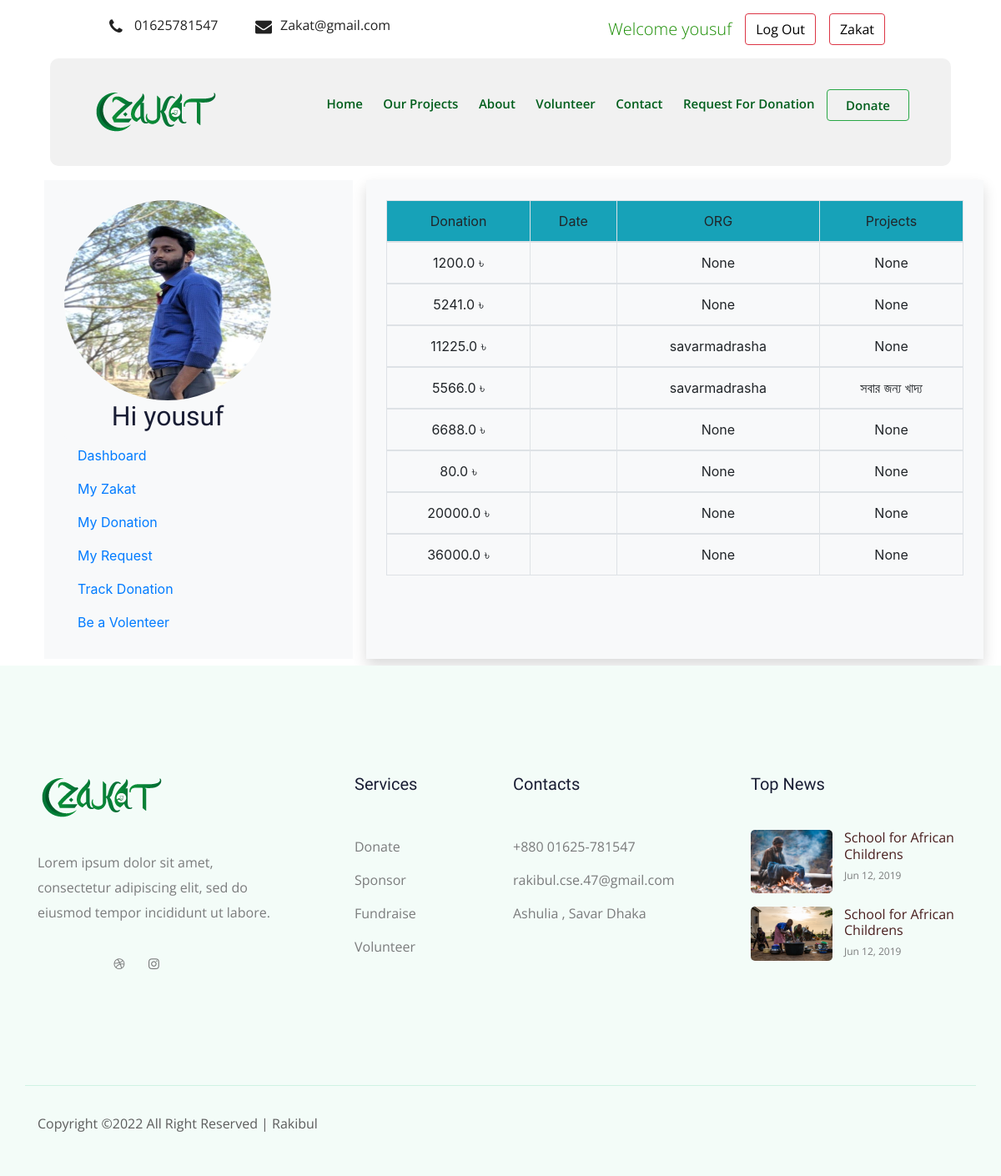
Page /profile/showdonation/ (signed in) on the committed database.
### Profile/models.py (models this page shows, shortened)
class Donor(models.Model):
    user = models.OneToOneField(User, null=True, on_delete=models.SET_NULL)
    donorName = models.CharField(max_length=20,null=True)
    donorGender = models.CharField(choices=GENDER_OPTIONS, max_length=20,null=True)
    donorPhone = models.IntegerField(blank=False,null=True)
    donorEmail = models.EmailField(blank=False,null=True)
    donorAddress = models.TextField(default=None,null=True)
    donorAvatar = models.ImageField(upload_to='donor',null=True)

class Organization(models.Model):
    user = models.OneToOneField(User, null=True, on_delete=models.CASCADE)
    orgName = models.CharField(blank=False, max_length=40)
    orgOwnerName = models.CharField(blank=False, max_length=20)
    orgPhone = models.CharField(blank=False, max_length=11)
    orgEmail = models.EmailField(blank=False)
    orgAddress = models.TextField(blank=False, default=None)
    orgDescription = models.TextField(default="")
    orgDocument = models.ImageField(upload_to='Verifications')
    def __str__(self):
        return str(self.user)

### Donations/models.py (models this page shows, shortened)
class Donation(models.Model):
    user = models.ForeignKey(Donor, on_delete=models.SET_NULL, null=True)
    firstName = models.CharField(max_length=15, null=False)
    lastName = models.CharField(max_length=15)
    address = models.CharField(max_length=50, null=False)
    phone = models.CharField(max_length=11, blank=False,)
    donationMoney = models.FloatField(blank=False, null=False)
    organizationDonation = models.ForeignKey(Organization, on_delete=models.CASCADE,null=True,blank=True)
    projectDonation = models.ForeignKey(ProjectDonation, on_delete=models.CASCADE,null=True,blank=True)

class ProjectDonation(models.Model):
    projectName = models.CharField(max_length=20)
    projectTargetPrice = models.IntegerField()
    projectDescriptions = models.TextField(blank=False, default=None)
    projectImage = models.ImageField(
        upload_to='media/', null=False, default="")
    def __str__(self):
        return self.projectName

### Profile/views.py (the view)
# urls.py: path('showdonation/', ShowDonation, name='showdonation'),
def ShowDonation(request):
    donor = Donor.objects.filter(user__id=request.user.id)
    donationData = Donation.objects.filter(user__user_id=request.user.id)
    context = {
        'donationData': donationData,
        'donor': donor,
    }
    return render(request, 'profile/profilePages/showdonation.html', context)

### templates/profile/profilePages/showdonation.html
{% extends 'profile/baseProfile.html' %}
{% load static %}
{% block Zakat %}
    <div class="content justify-content-center d-flex">
        <table class="table table-bordered p-3 m-2">
            <thead class="table-head border-bottom bg-info p-2 text-center">
                <tr class="border table-row p-2">
                    <td>Donation</td>
                    <td>Date</td>
                    <td>ORG</td>
                    <td>Projects</td>
                </tr>
            </thead>
            {% for info in donationData %}
            <tbody class="text-center">
                <td>{{ info.donationMoney }} ৳ </td>
                <td>{{ info.date }}</td>
                <td>{{ info.organizationDonation }}</td>
                <td>{{ info.projectDonation }}</td>
            </tbody>
            {% endfor %}
        </table>
    </div>
{% endblock %}

### templates/profile/baseProfile.html (shortened to what this page needs)
<!DOCTYPE html>
<html lang="en">
<head>
    {% load static %}
    <link
            rel="stylesheet"
            href="https://stackpath.bootstrapcdn.com/bootstrap/4.3.1/css/bootstrap.min.css"
    />
    <link rel="stylesheet" href="{% static 'css/bootstrap.min.css' %}"/>
    <link rel="stylesheet" href="{% static 'css/owl.carousel.min.css' %}"/>
    <link rel="stylesheet" href="{% static 'css/magnific-popup.css' %}"/>
    <link rel="stylesheet" href="{% static 'css/font-awesome.min.css' %}"/>
    <link rel="stylesheet" href="{% static 'css/themify-icons.css' %}"/>
    <link rel="stylesheet" href="{% static 'css/nice-select.css' %}"/>
    <link rel="stylesheet" href="{% static 'css/flaticon.css' %}"/>
    <link rel="stylesheet" href="{% static 'css/gijgo.css' %}"/>
    <link rel="stylesheet" href="{% static 'css/animate.css' %}"/>
    <link rel="stylesheet" href="{% static 'css/slicknav.css' %}"/>
    <link rel="stylesheet" href="{% static 'css/style.css' %}"/>
    <link rel="stylesheet" href="https://pro.fontawesome.com/releases/v5.10.0/css/all.css"
/>
    <link
            rel="stylesheet"
            href="https://stackpath.bootstrapcdn.com/bootstrap/4.3.1/css/bootstrap.min.css"
    />
    <link rel="stylesheet" href="https://cdnjs.cloudflare.com/ajax/libs/font-awesome/4.7.0/css/font-awesome.min.css">
</head>
<body>
<header>
    <div class="header-area ">
        <div class="header-top_area" style="padding: 1rem;">
            <div class="container-fluid">
                <div class="row">
                    <div class="col-xl-6 col-md-12 col-lg-8">
                        <div class="short_contact_list align-middle ">
                            <ul class="align-middle">
                                <li class="align-middle">
                                    <a href="#" class="align-middle"> <i class="fa fa-phone align-middle"
                                                                         style="text-decoration: none;"></i> 01625781547</a>
                                </li>
                                <li class="align-middle">
                                    <a href="#" class="align-middle">
                                        <i class="fa fa-envelope align-middle" style="text-decoration: none;"></i>Zakat@gmail.com</a
                                    >
                                </li>
                            </ul>
                        </div>
                    </div>
                    <div class="col-xl-6 col-md-6 col-lg-4 d-flex justify-content-end  ">
                        {% if user.is_authenticated %}
                            {% if request.user.is_superuser %}
                                <p class="lead mx-2"><a style="color: #1a8d03" class="text-decoration-none"
                                                        href="{% url 'admindashboard' %}"> Super
                                    User {{ user.username }} </a></p>
                            {% else %}
                                <p class="lead mx-2"><a style="color: #1a8d03" class="text-decoration-none"
                                                        href="{% url 'dashboard' %}"> Welcome {{ user.username }} </a>
                                </p>
                            {% endif %}
                            <p class="btn btn-outline-danger mx-2"><a href="{% url 'logout' %}"
                                                                      style="text-decoration: none; color: #000;"> Log
                                Out </a></p>
                            <p class="btn btn-outline-danger mx-2"><a href="{% url 'zakat' %}"
                                                                      style="text-decoration: none; color: #000;">
                                Zakat </a></p>
                        {% endif %}
                    </div>
                </div>
            </div>
        </div>
        <div id="sticky-header" class="main-header-area">
            <div class="container-fluid">
                <div class="row align-items-center">
                    <div class="col-xl-3 col-lg-3">
                        <div class="logo">
                            <a href="{% url 'home' %}">
                                <img src="{% static 'img/zakatnew.png' %}" alt=""/>
                            </a>
                        </div>
                    </div>
                    <div class="col-xl-9 col-lg-9">
                        <div class="main-menu">
                            <nav class="text-decoration-none">
                                <ul id="navigation">
                                    <li><a class="text-decoration-none" href="{% url 'home' %}">home</a></li>
                                    <li><a class="text-decoration-none" href="{% url 'allprojects' %}">Our Projects</a></li>
                                    <li><a class="text-decoration-none" href="{% url 'about' %}"> About </a></li>
                                    <li><a class="text-decoration-none" href="#">Volunteer</a></li>
                                    <li><a class="text-decoration-none" href="{% url 'contact' %}">Contact</a></li>
                                    {% if user.is_authenticated %}
                                        <li><a class="text-decoration-none" href="{% url 'donationRequest' %}">Request
                                            For
                                            Donation</a></li>
                                    {% endif %}
                                    <button class="btn btn-outline-success " style="cursor:pointer;">
                                        <li><a class="text-decoration-none" href="{% url 'donation' %}"> Donate </a></li>
                                    </button>
                                </ul>
                            </nav>
                        </div>
                    </div>
                    <div class="col-12">
                    </div>
                </div>
            </div>
        </div>
    </div>
</header>
<br>
<br>
<br>
<div class="container d-flex ">
    <div class="content col-4 bg-light m-2 p-2 ">
        <div class="d-flex flex-column flex-shrink-0 p-3 bg-light" style="width: 280px;">
            <div class="card bg-light d-flex justify-content-center align-items-center" style="border:none;">
                {% if user.is_authenticated %}
                    {% for data in donor %}
                            <img src="/media/{{ data.donorAvatar }}" alt="" style="width:100%;height:15rem;border-radius:50% ">
                        <h2 >Hi {{ user.username }}</h2>
                    {% endfor %}
                {% endif %}
            </div>
            <ul class="nav nav-pills flex-column mb-auto">
                <li class="nav-item">
                    <a href="{% url 'dashboard' %}" class="nav-link " aria-current="page">Dashboard</a>
                </li>
                <li>
                    <a href="{% url 'showzakat' %}" class="nav-link link-dark">  My Zakat </a>
                </li>
                <li>
                    <a href="{% url 'showdonation' %}" class="nav-link link-dark">  My Donation </a>
                </li>
                <li>
                    <a href="{% url 'showrequest' %}" class="nav-link link-dark"> My Request</a>
                </li>
                <li>
                    <a href="{% url 'trackZakat' %}" class="nav-link link-dark">Track Donation</a>
                </li>
                <li>
                    <a href="{% url 'becomevolunteer' %}" class="nav-link link-dark">Be a Volenteer</a>
                </li>
            </ul>
        </div>
    </div>
    <div class="content col-8 bg-light m-2 p-3 shadow">
        {% block Zakat %}
        {% endblock %}
    </div>
</div>
<footer class="footer">
    <div class="footer_top">
        <div class="container">
            <div class="row">
                <div class="col-xl-4 col-md-6 col-lg-4 ">
                    <div class="footer_widget">
                        <div class="footer_logo">
                            <a href="#">
                                <img src="{% static 'img/zakatnew.png' %}" alt="">
                            </a>
                        </div>
                        <p class="address_text">Lorem ipsum dolor sit amet, <br> consectetur adipiscing elit, sed do
                            <br> eiusmod tempor incididunt ut labore.
                        </p>
                        <div class="socail_links">
                            <ul>
                                <li>
                                    <a href="#">
                                        <i class="ti-facebook"></i>
                                    </a>
                                </li>
                                <li>
                                    <a href="#">
                                        <i class="ti-twitter-alt"></i>
                                    </a>
                                </li>
                                <li>
                                    <a href="#">
                                        <i class="fa fa-dribbble"></i>
                                    </a>
                                </li>
                                <li>
                                    <a href="#">
                                        <i class="fa fa-instagram"></i>
                                    </a>
                                </li>
                            </ul>
                        </div>
                    </div>
                </div>
                <div class="col-xl-2 col-md-6 col-lg-2">
                    <div class="footer_widget">
                        <h3 class="footer_title">
                            Services
                        </h3>
                        <ul class="links">
                            <li><a href="#">Donate</a></li>
                            <li><a href="#">Sponsor</a></li>
                            <li><a href="#">Fundraise</a></li>
                            <li><a href="#">Volunteer</a></li>
                        </ul>
                    </div>
                </div>
                <div class="col-xl-3 col-md-6 col-lg-3">
                    <div class="footer_widget">
                        <h3 class="footer_title">
                            Contacts
                        </h3>
                        <div class="contacts">
                            <p>+880 01625-781547 <br>
                                rakibul.cse.47@gmail.com <br>
                                Ashulia , Savar
                                Dhaka
                            </p>
                        </div>
                    </div>
                </div>
                <div class="col-xl-3 col-md-6 col-lg-3">
                    <div class="footer_widget">
                        <h3 class="footer_title">
                            Top News
                        </h3>
                        <ul class="news_links">
                            <li>
                                <div class="thumb">
                                    <a href="#">
                                        <img src="{% static 'img/news/news_1.png' %}" alt="">
                                    </a>
                                </div>
                                <div class="info">
                                    <a href="#">
                                        <h4>School for African Childrens</h4>
                                    </a>
                                    <span>Jun 12, 2019</span>
                                </div>
                            </li>
                            <li>
                                <div class="thumb">
                                    <a href="#">
                                        <img src="{% static 'img/news/news_2.png' %}" alt="">
                                    </a>
                                </div>
                                <div class="info">
                                    <a href="#">
                                        <h4>School for African
                                            Childrens</h4>
                                    </a>
                                    <span>Jun 12, 2019</span>
                                </div>
                            </li>
                        </ul>
                    </div>
                </div>
            </div>
        </div>
    </div>
    <div class="copy-right_text">
        <div class="container">
            <div class="row">
                <div class="bordered_1px "></div>
                <div class="col-xl-12">
                    <p class="copy_right text-center">
                    <p>
                        Copyright &copy;<script>document.write(new Date().getFullYear()) </script>
                        All Right Reserved | Rakibul
                    </p>
                    </p>
                </div>
            </div>
        </div>
    </div>
</footer>
</body>
</html>

### rows in the picture
Donor: donorAvatar (picture)
Donation: donationMoney "1200.0", organizationDonation "None", projectDonation "None"
Donation: donationMoney "5241.0", organizationDonation "None", projectDonation "None"
Donation: donationMoney "11225.0", organizationDonation "savarmadrasha", projectDonation "None"
Donation: donationMoney "5566.0", organizationDonation "savarmadrasha", projectDonation "সবার জন্য খাদ্য"
Donation: donationMoney "6688.0", organizationDonation "None", projectDonation "None"
Donation: donationMoney "80.0", organizationDonation "None", projectDonation "None"
Donation: donationMoney "20000.0", organizationDonation "None", projectDonation "None"
Donation: donationMoney "36000.0", organizationDonation "None", projectDonation "None"

### other values in the picture
{{ user.username }} "yousuf"
